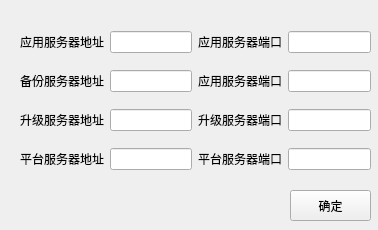
<?xml version="1.0" encoding="UTF-8"?>
<ui version="4.0">
 <class>NetConfig</class>
 <widget class="QWidget" name="NetConfig">
  <property name="geometry">
   <rect>
    <x>0</x>
    <y>0</y>
    <width>378</width>
    <height>230</height>
   </rect>
  </property>
  <property name="windowTitle">
   <string>Form</string>
  </property>
  <widget class="QWidget" name="gridLayoutWidget">
   <property name="geometry">
    <rect>
     <x>20</x>
     <y>20</y>
     <width>351</width>
     <height>161</height>
    </rect>
   </property>
   <layout class="QGridLayout" name="gridLayout">
    <item row="2" column="2">
     <widget class="QLabel" name="label_6">
      <property name="text">
       <string>升级服务器端口</string>
      </property>
     </widget>
    </item>
    <item row="0" column="1">
     <widget class="QLineEdit" name="LEIP1"/>
    </item>
    <item row="0" column="2">
     <widget class="QLabel" name="label_2">
      <property name="text">
       <string>应用服务器端口</string>
      </property>
     </widget>
    </item>
    <item row="1" column="3">
     <widget class="QLineEdit" name="LEPT2"/>
    </item>
    <item row="0" column="3">
     <widget class="QLineEdit" name="LEPT1"/>
    </item>
    <item row="1" column="1">
     <widget class="QLineEdit" name="LEIP2"/>
    </item>
    <item row="2" column="1">
     <widget class="QLineEdit" name="LEIP3"/>
    </item>
    <item row="1" column="2">
     <widget class="QLabel" name="label_4">
      <property name="text">
       <string>应用服务器端口</string>
      </property>
     </widget>
    </item>
    <item row="2" column="0">
     <widget class="QLabel" name="label_3">
      <property name="text">
       <string>升级服务器地址</string>
      </property>
     </widget>
    </item>
    <item row="2" column="3">
     <widget class="QLineEdit" name="LEPT3"/>
    </item>
    <item row="1" column="0">
     <widget class="QLabel" name="label_5">
      <property name="text">
       <string>备份服务器地址</string>
      </property>
     </widget>
    </item>
    <item row="0" column="0">
     <widget class="QLabel" name="label">
      <property name="text">
       <string>应用服务器地址</string>
      </property>
     </widget>
    </item>
    <item row="3" column="0">
     <widget class="QLabel" name="label_8">
      <property name="text">
       <string>平台服务器地址</string>
      </property>
     </widget>
    </item>
    <item row="3" column="1">
     <widget class="QLineEdit" name="LEIP4"/>
    </item>
    <item row="3" column="2">
     <widget class="QLabel" name="label_9">
      <property name="text">
       <string>平台服务器端口</string>
      </property>
     </widget>
    </item>
    <item row="3" column="3">
     <widget class="QLineEdit" name="LEPT4"/>
    </item>
   </layout>
  </widget>
  <widget class="QPushButton" name="NETBTN">
   <property name="geometry">
    <rect>
     <x>290</x>
     <y>190</y>
     <width>81</width>
     <height>31</height>
    </rect>
   </property>
   <property name="text">
    <string>确定</string>
   </property>
  </widget>
 </widget>
 <tabstops>
  <tabstop>LEIP1</tabstop>
  <tabstop>LEPT1</tabstop>
  <tabstop>LEIP2</tabstop>
  <tabstop>LEPT2</tabstop>
  <tabstop>LEIP3</tabstop>
  <tabstop>LEPT3</tabstop>
  <tabstop>LEIP4</tabstop>
  <tabstop>LEPT4</tabstop>
  <tabstop>NETBTN</tabstop>
 </tabstops>
 <resources/>
 <connections/>
</ui>
